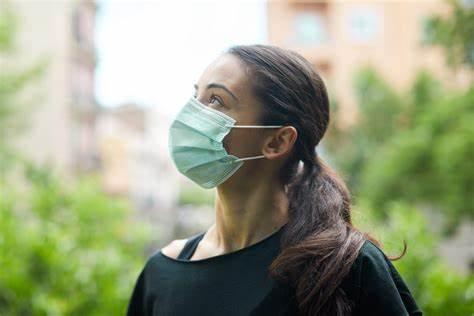
#> input picture Masked Face Recognition System/trainingImages/0/OIP.jpg, 474 x 316 px, given in place of frame206.jpg, which was not available
$ python tester.py
#> lines starting #> are read from the running program, lines starting #| are printed output that depends on the picture; pictures that were not available may be replaced by others from this repository, and a replacement may not be noted
### Masked Face Recognition System/faceRecognition.py
import cv2
import os
import numpy as np


def faceDetection(test_img):
    gray_img=cv2.cvtColor(test_img,cv2.COLOR_BGR2GRAY)#convert color image to grayscale
    face_haar_cascade=cv2.CascadeClassifier('HaarCascade/haarcascade_frontalface_default.xml')
    faces=face_haar_cascade.detectMultiScale(gray_img, scaleFactor=1.1, minNeighbors=4)

    return faces,gray_img


def labels_for_training_data(directory):
    faces=[]
    faceID=[]

    for path,subdirnames,filenames in os.walk(directory):
        for filename in filenames:
            if filename.startswith("."):
                print("Skipping system file")
                continue

            id=os.path.basename(path)
            img_path=os.path.join(path,filename)
            print("img_path:",img_path)
            print("id:",id)
            test_img=cv2.imread(img_path)
            if test_img is None:
                print("Image not loaded properly")
                continue
            faces_rect,gray_img=faceDetection(test_img)
            if len(faces_rect)!=1:
               continue
            (x,y,w,h)=faces_rect[0]
            roi_gray=gray_img[y:y+w,x:x+h]
            faces.append(roi_gray)
            faceID.append(int(id))
    return faces,faceID


def train_classifier(faces,faceID):
    face_recognizer=cv2.face.LBPHFaceRecognizer_create()
    face_recognizer.train(faces,np.array(faceID))
    return face_recognizer


def draw_rect(test_img,face):
    (x,y,w,h)=face
    cv2.rectangle(test_img,(x,y),(x+w,y+h),(255,0,0),thickness=5)


def put_text(test_img,text,x,y):
    cv2.putText(test_img,text,(x,y),cv2.FONT_HERSHEY_DUPLEX,2,(255,0,0),4)

### Masked Face Recognition System/tester.py
import cv2
import os
import numpy as np
import faceRecognition as fr


test_img=cv2.imread('TestImages/frame206.jpg')
#> test_img is the input picture: shape (316, 474, 3); mean B, G, R 129.7, 159.3, 152.1
faces_detected,gray_img=fr.faceDetection(test_img)
#> in faceDetection, `gray_img=cv2.cvtColor(test_img,cv2.COLOR_BGR2GRAY)#convert color image..`:
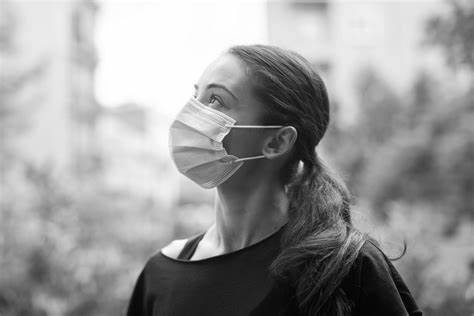
#> gray_img: shape (316, 474); min 0, max 255, mean 153.8
#> in faceDetection, `faces=face_haar_cascade.detectMultiScale(gray_img, scaleFactor=1.1, mi..`: faces = [[41, 68, 133, 133]]
#> faces_detected = [[41, 68, 133, 133]]
print("faces_detected:",faces_detected)
#| faces_detected: [[ 41  68 133 133]]


faces,faceID=fr.labels_for_training_data('trainingImages')
#> pass 2 of the loop in labels_for_training_data, `for path,subdirnames,filenames in os.walk(directory):`:
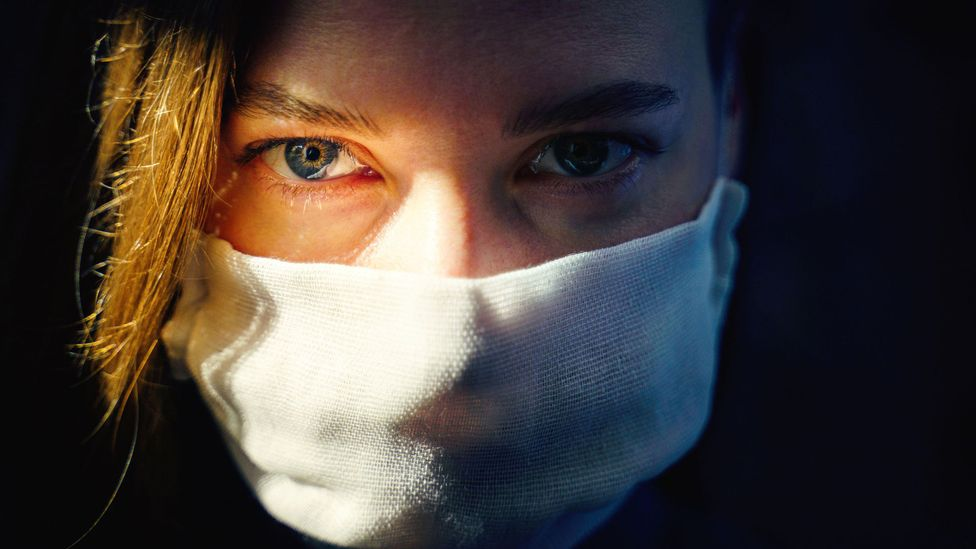
#> input picture Masked Face Recognition System/trainingImages/2/p0953bhf.jpg, 976 x 549 px
#> in labels_for_training_data, test_img is the input picture: shape (549, 976, 3); mean B, G, R 58.2, 61.6, 70.1
#> in faceDetection (call 2), `gray_img=cv2.cvtColor(test_img,cv2.COLOR_BGR2GRAY)#convert color image..`:
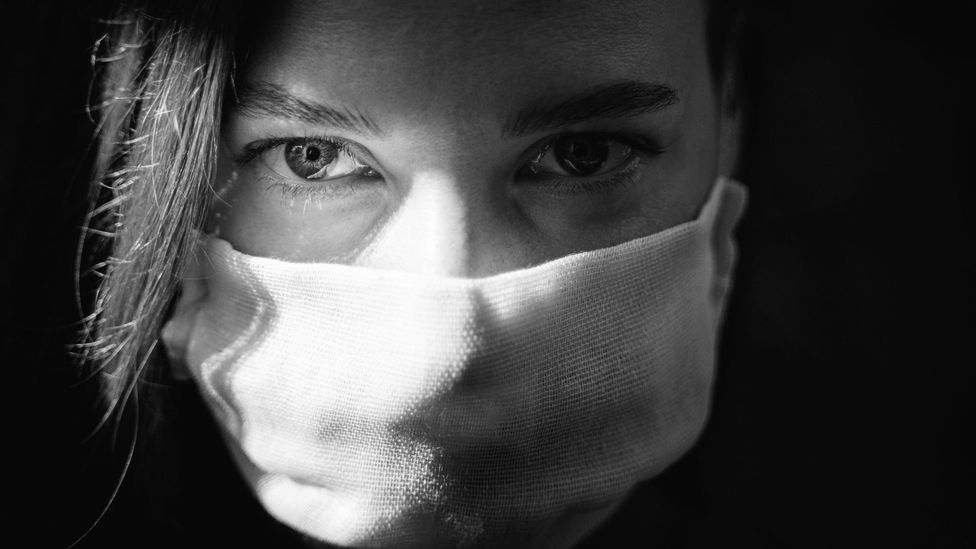
#> gray_img: shape (549, 976); min 0, max 255, mean 63.8
#> in faceDetection (call 2), `faces=face_haar_cascade.detectMultiScale(gray_img, scaleFactor=1.1, mi..`: faces = ()
#> faces = 1 item; faceID = [0]
face_recognizer=fr.train_classifier(faces,faceID)
face_recognizer.write('trainingData.yml')


name={0:"Masked",1:"unmasked",2:"Masked"}

for face in faces_detected:
    (x,y,w,h)=face
    roi_gray=gray_img[y:y+h,x:x+h]
    label,confidence=face_recognizer.predict(roi_gray)
    print("confidence:",confidence)
    print("label:",label)
    fr.draw_rect(test_img,face)
    predicted_name=name[label]
    if(confidence>37):
        continue
    fr.put_text(test_img,predicted_name,x,y)
#> this loop made 1 pass
#> (label, confidence, predicted_name) on pass 1: (0, 0, 'Masked')
#| confidence: 0.0
#| label: 0
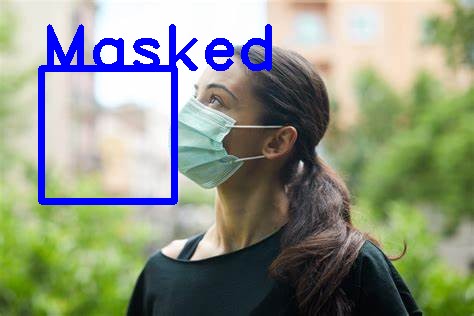
#> test_img: shape (316, 474, 3); mean B, G, R 132.1, 148.4, 141.4

resized_img=cv2.resize(test_img,(1000,1000))
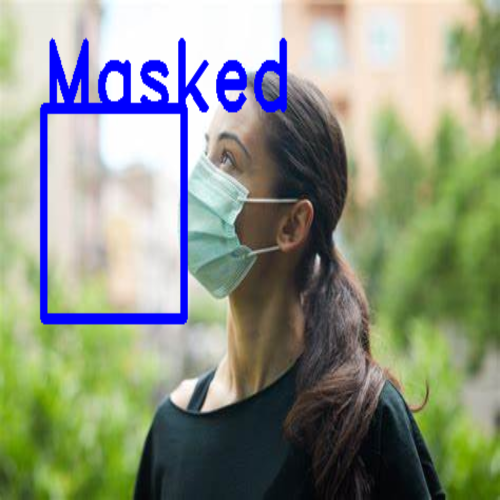
#> resized_img: shape (1000, 1000, 3) (shown at 1/2 size); mean B, G, R 132, 148.2, 141.3
cv2.imshow("SSC PROJECT TRAINING",resized_img)
cv2.waitKey(0)
cv2.destroyAllWindows
